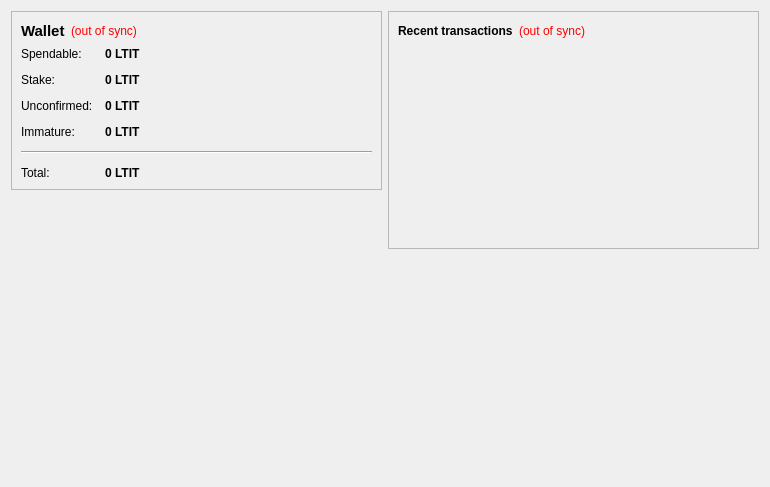
<?xml version="1.0" encoding="UTF-8"?>
<ui version="4.0">
 <class>OverviewPage</class>
 <widget class="QWidget" name="OverviewPage">
  <property name="geometry">
   <rect>
    <x>0</x>
    <y>0</y>
    <width>770</width>
    <height>487</height>
   </rect>
  </property>
  <property name="windowTitle">
   <string>Form</string>
  </property>
  <layout class="QHBoxLayout" name="horizontalLayout" stretch="1,1">
   <item>
    <layout class="QVBoxLayout" name="verticalLayout_2">
     <item>
      <widget class="QFrame" name="frame">
       <property name="frameShape">
        <enum>QFrame::StyledPanel</enum>
       </property>
       <property name="frameShadow">
        <enum>QFrame::Raised</enum>
       </property>
       <layout class="QVBoxLayout" name="verticalLayout_4">
        <item>
         <layout class="QHBoxLayout" name="horizontalLayout_4">
          <item>
           <widget class="QLabel" name="label_5">
            <property name="font">
             <font>
              <pointsize>11</pointsize>
              <weight>75</weight>
              <bold>true</bold>
             </font>
            </property>
            <property name="text">
             <string>Wallet</string>
            </property>
           </widget>
          </item>
          <item>
           <widget class="QLabel" name="labelWalletStatus">
            <property name="toolTip">
             <string>The displayed information may be out of date. Your wallet automatically synchronizes with the Titancoin network after a connection is established, but this process has not completed yet.</string>
            </property>
            <property name="styleSheet">
             <string notr="true">QLabel { color: red; }</string>
            </property>
            <property name="text">
             <string notr="true">(out of sync)</string>
            </property>
            <property name="alignment">
             <set>Qt::AlignLeading|Qt::AlignLeft|Qt::AlignVCenter</set>
            </property>
           </widget>
          </item>
          <item>
           <spacer name="horizontalSpacer_2">
            <property name="orientation">
             <enum>Qt::Horizontal</enum>
            </property>
            <property name="sizeHint" stdset="0">
             <size>
              <width>40</width>
              <height>20</height>
             </size>
            </property>
           </spacer>
          </item>
         </layout>
        </item>
        <item>
         <layout class="QFormLayout" name="formLayout_2">
          <property name="fieldGrowthPolicy">
           <enum>QFormLayout::AllNonFixedFieldsGrow</enum>
          </property>
          <property name="horizontalSpacing">
           <number>12</number>
          </property>
          <property name="verticalSpacing">
           <number>12</number>
          </property>
          <item row="0" column="0">
           <widget class="QLabel" name="label">
            <property name="text">
             <string>Spendable:</string>
            </property>
           </widget>
          </item>
          <item row="0" column="1">
           <widget class="QLabel" name="labelBalance">
            <property name="font">
             <font>
              <weight>75</weight>
              <bold>true</bold>
             </font>
            </property>
            <property name="cursor">
             <cursorShape>IBeamCursor</cursorShape>
            </property>
            <property name="toolTip">
             <string>Your current spendable balance</string>
            </property>
            <property name="text">
             <string notr="true">0 LTIT</string>
            </property>
            <property name="textInteractionFlags">
             <set>Qt::LinksAccessibleByMouse|Qt::TextSelectableByKeyboard|Qt::TextSelectableByMouse</set>
            </property>
           </widget>
          </item>
          <item row="1" column="0">
           <widget class="QLabel" name="label_6">
            <property name="text">
             <string>Stake:</string>
            </property>
           </widget>
          </item>
          <item row="1" column="1">
           <widget class="QLabel" name="labelStake">
            <property name="font">
             <font>
              <weight>75</weight>
              <bold>true</bold>
             </font>
            </property>
            <property name="cursor">
             <cursorShape>IBeamCursor</cursorShape>
            </property>
            <property name="toolTip">
             <string>Total of coins that was staked, and do not yet count toward the current balance</string>
            </property>
            <property name="text">
             <string notr="true">0 LTIT</string>
            </property>
            <property name="textInteractionFlags">
             <set>Qt::LinksAccessibleByMouse|Qt::TextSelectableByKeyboard|Qt::TextSelectableByMouse</set>
            </property>
           </widget>
          </item>
          <item row="2" column="0">
           <widget class="QLabel" name="label_3">
            <property name="text">
             <string>Unconfirmed:</string>
            </property>
           </widget>
          </item>
          <item row="2" column="1">
           <widget class="QLabel" name="labelUnconfirmed">
            <property name="font">
             <font>
              <weight>75</weight>
              <bold>true</bold>
             </font>
            </property>
            <property name="cursor">
             <cursorShape>IBeamCursor</cursorShape>
            </property>
            <property name="toolTip">
             <string>Total of transactions that have yet to be confirmed, and do not yet count toward the current balance</string>
            </property>
            <property name="text">
             <string notr="true">0 LTIT</string>
            </property>
            <property name="textInteractionFlags">
             <set>Qt::LinksAccessibleByMouse|Qt::TextSelectableByKeyboard|Qt::TextSelectableByMouse</set>
            </property>
           </widget>
          </item>
          <item row="3" column="0">
           <widget class="QLabel" name="labelImmatureText">
            <property name="text">
             <string>Immature:</string>
            </property>
           </widget>
          </item>
          <item row="3" column="1">
           <widget class="QLabel" name="labelImmature">
            <property name="font">
             <font>
              <weight>75</weight>
              <bold>true</bold>
             </font>
            </property>
            <property name="toolTip">
             <string>Mined balance that has not yet matured</string>
            </property>
            <property name="text">
             <string notr="true">0 LTIT</string>
            </property>
            <property name="textInteractionFlags">
             <set>Qt::LinksAccessibleByMouse|Qt::TextSelectableByKeyboard|Qt::TextSelectableByMouse</set>
            </property>
           </widget>
          </item>
          <item row="4" column="0" colspan="2">
           <widget class="Line" name="line">
            <property name="orientation">
             <enum>Qt::Horizontal</enum>
            </property>
           </widget>
          </item>
          <item row="5" column="0">
           <widget class="QLabel" name="labelTotalText">
            <property name="text">
             <string>Total:</string>
            </property>
           </widget>
          </item>
          <item row="5" column="1">
           <widget class="QLabel" name="labelTotal">
            <property name="font">
             <font>
              <weight>75</weight>
              <bold>true</bold>
             </font>
            </property>
            <property name="cursor">
             <cursorShape>IBeamCursor</cursorShape>
            </property>
            <property name="toolTip">
             <string>Your current total balance</string>
            </property>
            <property name="text">
             <string notr="true">0 LTIT</string>
            </property>
            <property name="textInteractionFlags">
             <set>Qt::LinksAccessibleByMouse|Qt::TextSelectableByKeyboard|Qt::TextSelectableByMouse</set>
            </property>
           </widget>
          </item>
         </layout>
        </item>
       </layout>
      </widget>
     </item>
     <item>
      <spacer name="verticalSpacer">
       <property name="orientation">
        <enum>Qt::Vertical</enum>
       </property>
       <property name="sizeHint" stdset="0">
        <size>
         <width>20</width>
         <height>40</height>
        </size>
       </property>
      </spacer>
     </item>
     <item>
      <widget class="QLabel" name="label_2">
       <property name="autoFillBackground">
        <bool>true</bool>
       </property>
       <property name="text">
        <string/>
       </property>
       <property name="pixmap">
        <pixmap resource="../bitcoin.qrc">:/icons/drmbg</pixmap>
       </property>
       <property name="scaledContents">
        <bool>false</bool>
       </property>
       <property name="margin">
        <number>0</number>
       </property>
      </widget>
     </item>
    </layout>
   </item>
   <item>
    <layout class="QVBoxLayout" name="verticalLayout_3">
     <item>
      <widget class="QFrame" name="frame_2">
       <property name="frameShape">
        <enum>QFrame::StyledPanel</enum>
       </property>
       <property name="frameShadow">
        <enum>QFrame::Raised</enum>
       </property>
       <layout class="QVBoxLayout" name="verticalLayout">
        <item>
         <layout class="QHBoxLayout" name="horizontalLayout_2">
          <item>
           <widget class="QLabel" name="label_4">
            <property name="text">
             <string>&lt;b&gt;Recent transactions&lt;/b&gt;</string>
            </property>
           </widget>
          </item>
          <item>
           <widget class="QLabel" name="labelTransactionsStatus">
            <property name="toolTip">
             <string>The displayed information may be out of date. Your wallet automatically synchronizes with the Titancoin network after a connection is established, but this process has not completed yet.</string>
            </property>
            <property name="styleSheet">
             <string notr="true">QLabel { color: red; }</string>
            </property>
            <property name="text">
             <string notr="true">(out of sync)</string>
            </property>
            <property name="alignment">
             <set>Qt::AlignRight|Qt::AlignTrailing|Qt::AlignVCenter</set>
            </property>
           </widget>
          </item>
          <item>
           <spacer name="horizontalSpacer">
            <property name="orientation">
             <enum>Qt::Horizontal</enum>
            </property>
            <property name="sizeHint" stdset="0">
             <size>
              <width>40</width>
              <height>20</height>
             </size>
            </property>
           </spacer>
          </item>
         </layout>
        </item>
        <item>
         <widget class="QListView" name="listTransactions">
          <property name="styleSheet">
           <string notr="true">QListView { background: transparent; }</string>
          </property>
          <property name="frameShape">
           <enum>QFrame::NoFrame</enum>
          </property>
          <property name="verticalScrollBarPolicy">
           <enum>Qt::ScrollBarAlwaysOff</enum>
          </property>
          <property name="horizontalScrollBarPolicy">
           <enum>Qt::ScrollBarAlwaysOff</enum>
          </property>
          <property name="selectionMode">
           <enum>QAbstractItemView::NoSelection</enum>
          </property>
         </widget>
        </item>
       </layout>
      </widget>
     </item>
     <item>
      <spacer name="verticalSpacer_2">
       <property name="orientation">
        <enum>Qt::Vertical</enum>
       </property>
       <property name="sizeHint" stdset="0">
        <size>
         <width>20</width>
         <height>40</height>
        </size>
       </property>
      </spacer>
     </item>
    </layout>
   </item>
  </layout>
 </widget>
 <resources/>
 <connections/>
</ui>
